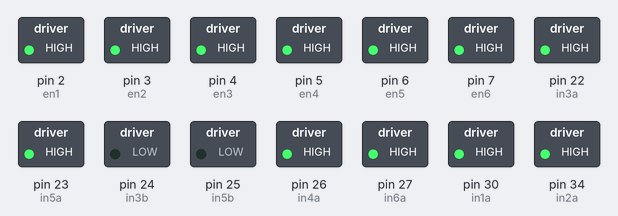
Recording of a sketch running on a simulated Arduino Mega 2560, built with avr-gcc and run on an emulated ATmega2560. On the bench: switched loads named in the sketch (green lamp = pin HIGH).

Above: at 0.1 s.
At 5.1 s:
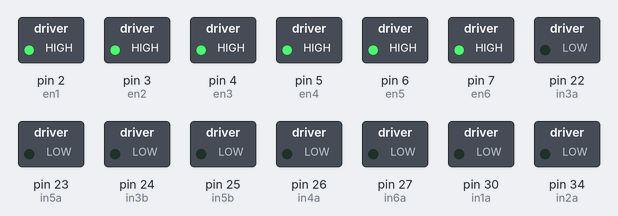
Timing chart, 0 to 6.6 s (numbered marks = the images above):
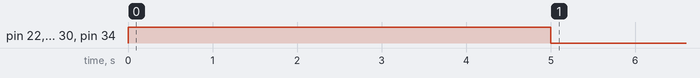

The sketch:

Drive_motor_test.ino
```cpp
// Define the pins used on the Arduino Due.
// Enable pins for controlling the speed of the motor(enX).
#define en1 2
#define en2 3
#define en3 4
#define en4 5
#define en5 6
#define en6 7
// Input pins of the motor(inX and inY).
// Motor 1
#define in1a 30
#define in1b 32
// Motor 2
#define in2a 34
#define in2b 36
// Motor 3
#define in3a 22
#define in3b 24
// Motor 4
#define in4a 26
#define in4b 28
// Motor 5
#define in5a 23
#define in5b 25
// Motor 6
#define in6a 27
#define in6b 29

void setup() {
  // Initialize the pins as either INPUT or OUTPUT.
  pinMode(en1, OUTPUT);
  pinMode(en2, OUTPUT);
  pinMode(en3, OUTPUT);
  pinMode(en4, OUTPUT);
  pinMode(en5, OUTPUT);
  pinMode(en6, OUTPUT);

  pinMode(in1a, OUTPUT);
  pinMode(in1b, OUTPUT);
  pinMode(in2a, OUTPUT);
  pinMode(in2b, OUTPUT);
  pinMode(in3a, OUTPUT);
  pinMode(in3b, OUTPUT);
  pinMode(in4a, OUTPUT);
  pinMode(in4b, OUTPUT);
  pinMode(in5a, OUTPUT);
  pinMode(in5b, OUTPUT);
  pinMode(in6a, OUTPUT);
  pinMode(in6b, OUTPUT);
  // Setting the speed of the motors using PWM signal 0-off to 255-max.
  analogWrite(en1, 255);
  analogWrite(en2, 255);
  analogWrite(en3, 255);
  analogWrite(en4, 255);
  analogWrite(en5, 255);
  analogWrite(en6, 255);
  // Setting the input pins at the motor driver to HIGH or LOW based on the direction required.
  // HIGH&HIGH - off, LOW&LOW - off, HIGH&LOW - clockwise, LOW&HIGH - anticlockwise.
  digitalWrite(in1a, HIGH);
  digitalWrite(in1b, LOW);

  digitalWrite(in2a, HIGH);
  digitalWrite(in2b, LOW);

  digitalWrite(in3a, HIGH);
  digitalWrite(in3b, LOW);

  digitalWrite(in4a, HIGH);
  digitalWrite(in4b, LOW);

  digitalWrite(in5a, HIGH);
  digitalWrite(in5b, LOW);

  digitalWrite(in6a, HIGH);
  digitalWrite(in6b, LOW);

  delay(5000);

  digitalWrite(in1a, LOW);
  digitalWrite(in1b, LOW);

  digitalWrite(in2a, LOW);
  digitalWrite(in2b, LOW);

  digitalWrite(in3a, LOW);
  digitalWrite(in3b, LOW);

  digitalWrite(in4a, LOW);
  digitalWrite(in4b, LOW);

  digitalWrite(in5a, LOW);
  digitalWrite(in5b, LOW);

  digitalWrite(in6a, LOW);
  digitalWrite(in6b, LOW);
}

void loop() {

}
```
